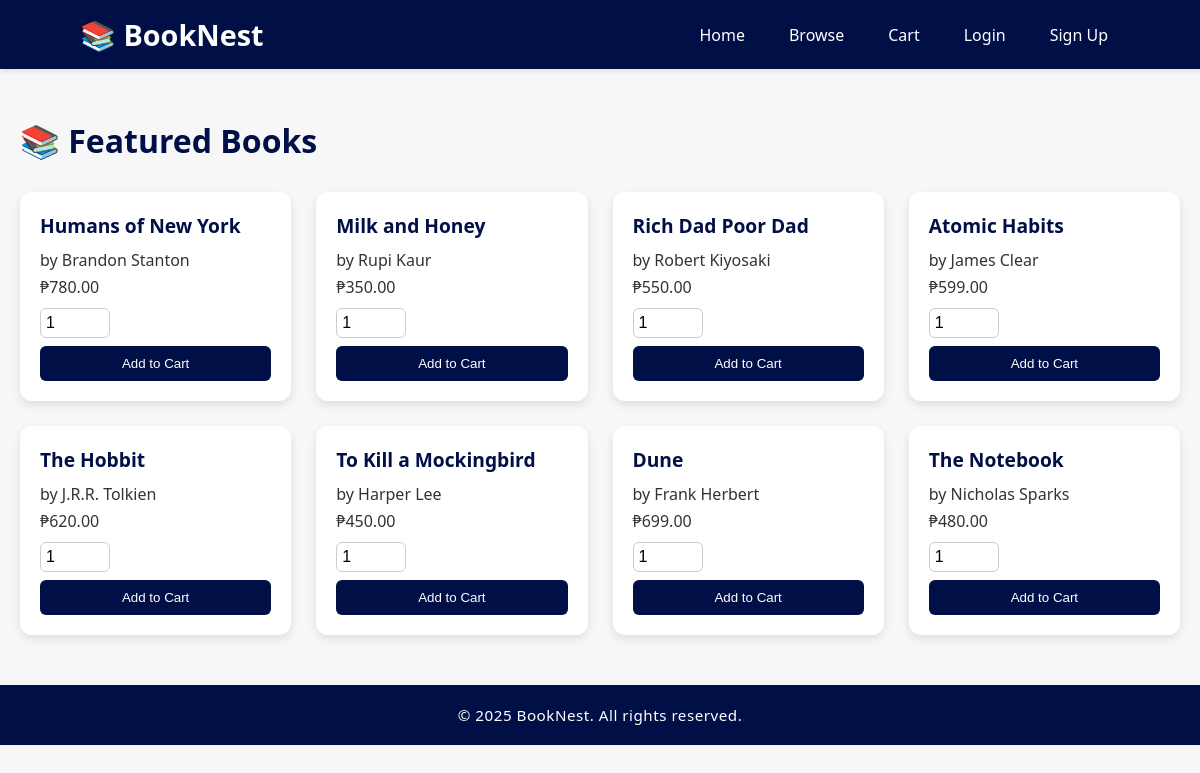
The page / on the database its author committed.
### tables this page shows
CREATE TABLE `books` (
  `book_id` int(11) NOT NULL,
  `title` varchar(255) NOT NULL,
  `author` varchar(255) DEFAULT NULL,
  `price` decimal(10,2) NOT NULL,
  `stock` int(11) DEFAULT 0,
  `category_id` int(11) DEFAULT NULL,
  `is_featured` tinyint(1) DEFAULT 0,
  `is_digital` tinyint(1) DEFAULT 0
);

### index.php (the view, shortened to what this page needs)
<?php
require_once 'includes/db.php';
$page_css = '/BookNest/css/index.css';
include 'includes/header.php';
$result = $conn->query("SELECT * FROM books ORDER BY RAND() LIMIT 8");
?>
<div class="container">
    <h2>📚 Featured Books</h2>
    <div class="grid">
        <?php while ($book = $result->fetch_assoc()): ?>
            <div class="book-card">
                <h4><?php echo $book['title']; ?></h4>
                <p>by <?php echo $book['author']; ?></p>
                <p>₱<?php echo number_format($book['price'], 2); ?></p>
                <form method="post" action="cart.php">
                    <input type="number" name="quantity" value="1" min="1" required>
                    <button type="submit" name="add_to_cart">Add to Cart</button>
                </form>
            </div>
        <?php endwhile; ?>
    </div>
</div>
<?php include 'includes/footer.php'; ?>

### includes/header.php (shortened to what this page needs)
<!DOCTYPE html>
<html lang="en">
<head>
    <link rel="stylesheet" href="/BookNest/css/header.css">
    <link rel="stylesheet" href="/BookNest/css/footer.css">
    <?php if (isset($page_css)): ?>
        <link rel="stylesheet" href="<?php echo $page_css; ?>">
    <?php endif; ?>
</head>
<body>
<?php if (empty($hideLayout)): ?>
<header>
    <div class="container">
        <h1>📚 BookNest</h1>
        <nav>
            <ul>
                <li><a href="/BookNest/index.php">Home</a></li>
                <li><a href="/BookNest/browse.php">Browse</a></li>
                <?php if (!isset($_SESSION['role']) || $_SESSION['role'] === 'customer'): ?>
                    <li><a href="cart.php">Cart</a></li>
                <?php endif; ?>
                <?php if (isset($_SESSION['user_id'])): ?>
                    <li><a href="/BookNest/logout.php">Logout</a></li>
                <?php else: ?>
                    <li><a href="login.php">Login</a></li>
                    <li><a href="register.php">Sign Up</a></li>
                <?php endif; ?>
            </ul>
        </nav>
    </div>
</header>
<main>
<?php endif; ?>

### includes/footer.php
</main>
<?php if (empty($hideLayout)): ?>
<footer>
  <div class="container">
    <p>&copy; 2025 BookNest. All rights reserved.</p>
  </div>
</footer>
<?php endif; ?>
</body>
</html>

### css/header.css (style rules this page uses)
* { margin: 0; padding: 0; box-sizing: border-box; }
header { background-color: #010F47; padding: 15px 0; color: white; box-shadow: 0 2px 5px rgba(0,0,0,0.1); }
header .container { width: 90%; max-width: 1200px; margin: auto; display: flex; justify-content: space-between; align-items: center; flex-wrap: wrap; }
header h1 { font-size: 1.8rem; color: white; }
nav ul { list-style: none; display: flex; gap: 20px; flex-wrap: wrap; }
nav ul li a { color: white; text-decoration: none; font-weight: 500; padding: 8px 12px; border-radius: 6px; transition: background-color 0.3s ease; }

### css/footer.css (style rules this page uses)
footer { background-color: #010F47; color: white; padding: 20px 0; text-align: center; margin-top: 40px; }
footer .container { max-width: 1200px; margin: auto; padding: 0 20px; }
footer p { margin: 0; font-size: 0.95rem; letter-spacing: 0.5px; }

### css/index.css (style rules this page uses)
body { font-family: 'Segoe UI', Tahoma, Geneva, Verdana, sans-serif; background-color: #f7f7f7; color: #333; margin: 0; padding: 0; }
.container { max-width: 1200px; margin: 50px auto; padding: 0 20px; }
.container h2 { font-size: 2em; margin-bottom: 30px; color: #010F47; }
.grid { display: grid; grid-template-columns: repeat(auto-fit, minmax(250px, 1fr)); gap: 25px; }
.book-card { background-color: #fff; border-radius: 12px; box-shadow: 0 4px 10px rgba(0, 0, 0, 0.1); padding: 20px; transition: transform 0.2s ease-in-out; }
.book-card h4 { font-size: 1.2em; margin-bottom: 10px; color: #010F47; }
.book-card p { margin: 5px 0; }
.book-card form { margin-top: 10px; display: flex; flex-direction: column; gap: 8px; }
.book-card input[type="number"] { width: 70px; padding: 5px; font-size: 1em; border: 1px solid #ccc; border-radius: 6px; }
.book-card button { background-color: #010F47; color: #fff; padding: 10px; border: none; border-radius: 6px; cursor: pointer; transition: background-color 0.2s ease-in-out; }

### rows shown on the page
books: title "Humans of New York", author "Brandon Stanton", price "780.00"
books: title "Milk and Honey", author "Rupi Kaur", price "350.00"
books: title "Rich Dad Poor Dad", author "Robert Kiyosaki", price "550.00"
books: title "Atomic Habits", author "James Clear", price "599.00"
books: title "The Hobbit", author "J.R.R. Tolkien", price "620.00"
books: title "To Kill a Mockingbird", author "Harper Lee", price "450.00"
books: title "Dune", author "Frank Herbert", price "699.00"
books: title "The Notebook", author "Nicholas Sparks", price "480.00"
